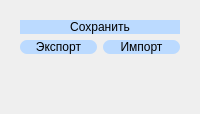
                <widget class="QWidget" name="widget_7" native="true">
                 <property name="sizePolicy">
                  <sizepolicy hsizetype="Preferred" vsizetype="Preferred">
                   <horstretch>0</horstretch>
                   <verstretch>0</verstretch>
                  </sizepolicy>
                 </property>
                 <property name="maximumSize">
                  <size>
                   <width>16777215</width>
                   <height>16777215</height>
                  </size>
                 </property>
                 <layout class="QGridLayout" name="gridLayout_3">
                  <item row="1" column="0">
                   <widget class="QWidget" name="widget_2" native="true">
                    <property name="sizePolicy">
                     <sizepolicy hsizetype="Expanding" vsizetype="Expanding">
                      <horstretch>0</horstretch>
                      <verstretch>0</verstretch>
                     </sizepolicy>
                    </property>
                    <property name="maximumSize">
                     <size>
                      <width>500</width>
                      <height>150</height>
                     </size>
                    </property>
                    <layout class="QVBoxLayout" name="verticalLayout_4">
                     <item>
                      <layout class="QVBoxLayout" name="save_export_import_verticalLayout">
                       <item>
                        <widget class="QPushButton" name="save_param_pushButton">
                         <property name="sizePolicy">
                          <sizepolicy hsizetype="Preferred" vsizetype="Preferred">
                           <horstretch>0</horstretch>
                           <verstretch>0</verstretch>
                          </sizepolicy>
                         </property>
                         <property name="maximumSize">
                          <size>
                           <width>16777215</width>
                           <height>16777215</height>
                          </size>
                         </property>
                         <property name="font">
                          <font>
                           <pointsize>9</pointsize>
                           <weight>50</weight>
                           <bold>false</bold>
                          </font>
                         </property>
                         <property name="styleSheet">
                          <string notr="true">QPushButton
{
	border-radius: 9px;
	background-color: rgb(187, 218, 255);
}</string>
                         </property>
                         <property name="text">
                          <string>Сохранить</string>
                         </property>
                        </widget>
                       </item>
                       <item>
                        <layout class="QHBoxLayout" name="_export_import_horizontalLayout">
                         <item>
                          <widget class="QPushButton" name="export_pushButton_2">
                           <property name="sizePolicy">
                            <sizepolicy hsizetype="Preferred" vsizetype="Preferred">
                             <horstretch>0</horstretch>
                             <verstretch>0</verstretch>
                            </sizepolicy>
                           </property>
                           <property name="maximumSize">
                            <size>
                             <width>16777215</width>
                             <height>16777215</height>
                            </size>
                           </property>
                           <property name="font">
                            <font>
                             <pointsize>9</pointsize>
                            </font>
                           </property>
                           <property name="styleSheet">
                            <string notr="true">QPushButton
{
	border-radius: 7px;
	background-color: rgb(187, 218, 255);
}</string>
                           </property>
                           <property name="text">
                            <string>Экспорт</string>
                           </property>
                          </widget>
                         </item>
                         <item>
                          <widget class="QPushButton" name="import_param_pushButton_3">
                           <property name="sizePolicy">
                            <sizepolicy hsizetype="Preferred" vsizetype="Preferred">
                             <horstretch>0</horstretch>
                             <verstretch>0</verstretch>
                            </sizepolicy>
                           </property>
                           <property name="maximumSize">
                            <size>
                             <width>16777215</width>
                             <height>16777215</height>
                            </size>
                           </property>
                           <property name="font">
                            <font>
                             <pointsize>9</pointsize>
                            </font>
                           </property>
                           <property name="styleSheet">
                            <string notr="true">QPushButton
{
	border-radius: 7px;
	background-color: rgb(187, 218, 255);
}</string>
                           </property>
                           <property name="text">
                            <string>Импорт</string>
                           </property>
                          </widget>
                         </item>
                        </layout>
                       </item>
                      </layout>
                     </item>
                    </layout>
                   </widget>
                  </item>
                  <item row="2" column="0">
                   <spacer name="verticalSpacer_7">
                    <property name="orientation">
                     <enum>Qt::Vertical</enum>
                    </property>
                    <property name="sizeHint" stdset="0">
                     <size>
                      <width>20</width>
                      <height>40</height>
                     </size>
                    </property>
                   </spacer>
                  </item>
                 </layout>
                </widget>
